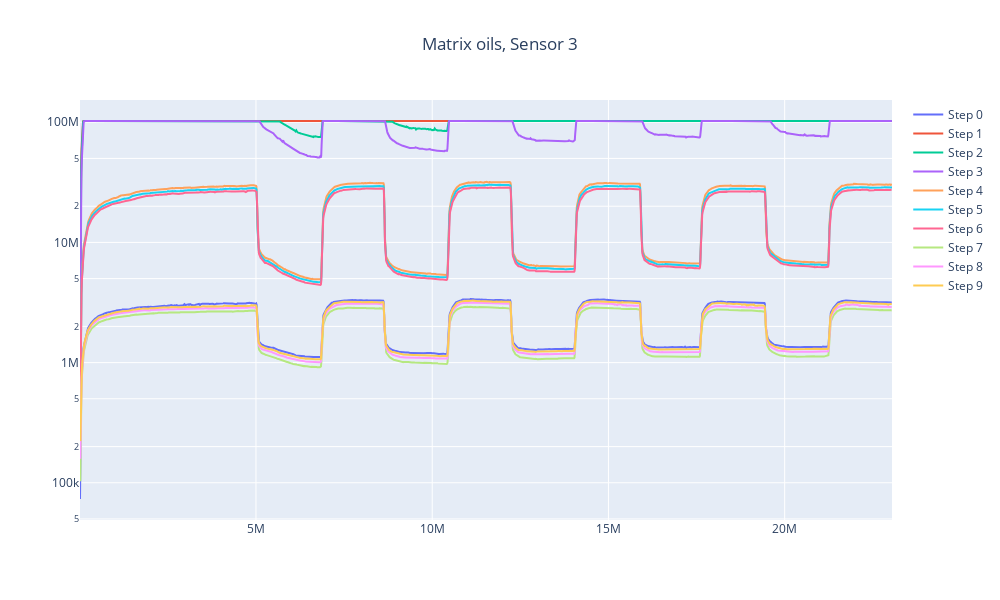

The code cell stored with this chart in its notebook:
### Code cell
plot_filtered_data(sensor_data, "oils", 3)

### Figure 1 — Plotly figure (JSON) as saved in the notebook; plotly's stock layout.template omitted (floating-point values rounded to 4 significant figures; data arrays with more than 128 entries replaced by an {"elided": "..."} marker saying what was removed)
{"data": [{"mode": "lines", "name": "Step 0", "type": "scatter", "x": {"elided": "2130 int values"}, "y": {"elided": "2130 float values"}}, {"mode": "lines", "name": "Step 1", "type": "scatter", "x": {"elided": "2130 int values"}, "y": {"elided": "2130 float values"}}, {"mode": "lines", "name": "Step 2", "type": "scatter", "x": {"elided": "2130 int values"}, "y": {"elided": "2130 float values"}}, {"mode": "lines", "name": "Step 3", "type": "scatter", "x": {"elided": "2130 int values"}, "y": {"elided": "2130 float values"}}, {"mode": "lines", "name": "Step 4", "type": "scatter", "x": {"elided": "2130 int values"}, "y": {"elided": "2130 float values"}}, {"mode": "lines", "name": "Step 5", "type": "scatter", "x": {"elided": "2130 int values"}, "y": {"elided": "2130 float values"}}, {"mode": "lines", "name": "Step 6", "type": "scatter", "x": {"elided": "2129 int values"}, "y": {"elided": "2129 float values"}}, {"mode": "lines", "name": "Step 7", "type": "scatter", "x": {"elided": "2129 int values"}, "y": {"elided": "2129 float values"}}, {"mode": "lines", "name": "Step 8", "type": "scatter", "x": {"elided": "2129 int values"}, "y": {"elided": "2129 float values"}}, {"mode": "lines", "name": "Step 9", "type": "scatter", "x": {"elided": "2129 int values"}, "y": {"elided": "2129 float values"}}], "layout": {"height": 600, "title": {"text": "Matrix oils, Sensor 3", "x": 0.5}, "width": 1000, "yaxis": {"type": "log"}}}
